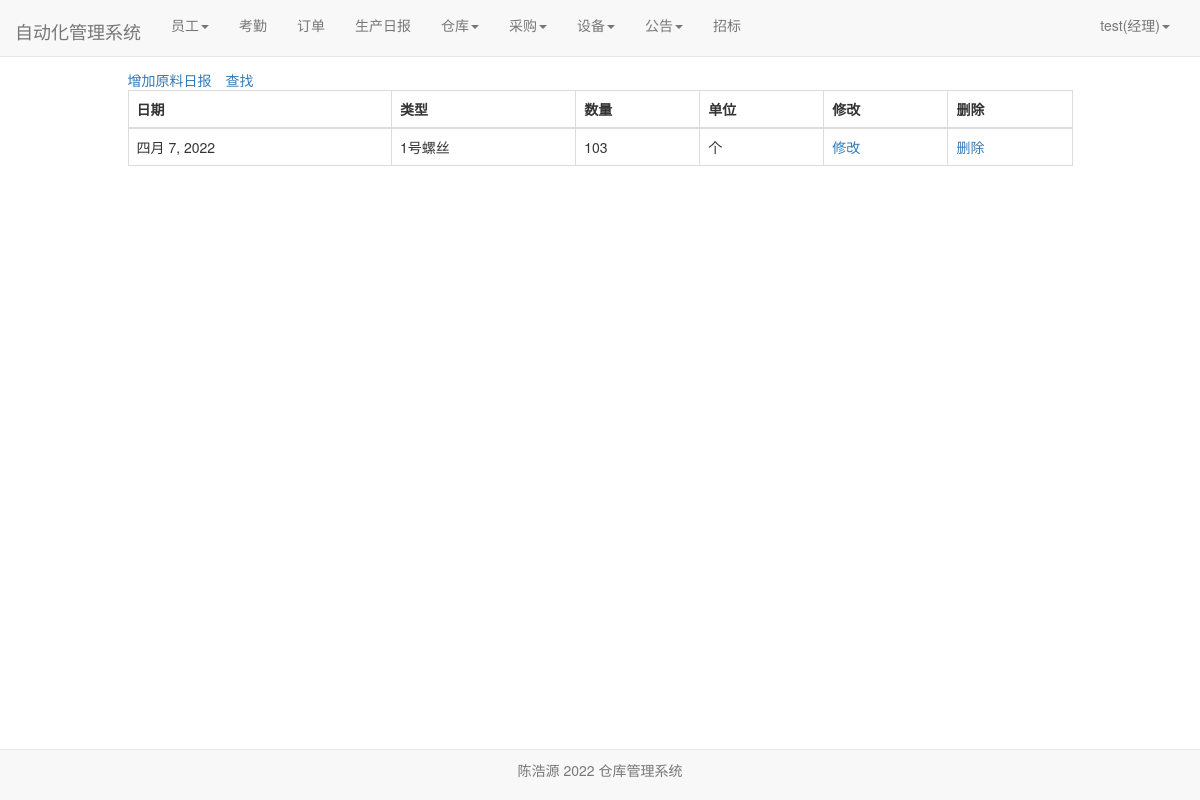
Page /warehouse/source_diary/ (signed in) on the committed database.
### user/models.py (models this page shows)
class Profile(models.Model):
    user = models.OneToOneField(User, on_delete=models.CASCADE)
    staff_gender = models.CharField(max_length=10, choices=(('male', '男'), ('female', '女')), default='male',
                                    verbose_name='性别')
    staff_age = models.PositiveIntegerField(verbose_name="年龄")
    staff_home = models.CharField(max_length=100, verbose_name="籍贯")
    staff_nationality = models.CharField(max_length=20, verbose_name="民族")  # 民族
    staff_tel = models.BigIntegerField(verbose_name="电话")
    start_time = models.DateField(auto_now_add=True, verbose_name="入职时间")  # 入职时间
    id_card = models.CharField(max_length=20,verbose_name="身份证")  # 身份证号
    staff_type = models.CharField(max_length=100,verbose_name="职位", null=True)  # 职位
    salary_pre_hour = models.IntegerField(verbose_name="时薪")  # 时薪
    class Meta:
        ordering = ['-start_time']

### warehouse/models.py (models this page shows)
class WarehouseSource(models.Model):#仓库
    current_time = models.DateField(auto_now_add=True, verbose_name="日期")
    source_name = models.ForeignKey(Goods, on_delete=models.DO_NOTHING, verbose_name="原料类型", null=True)
    number = models.IntegerField(verbose_name="数量", null=True)
    unit = models.CharField(verbose_name="单位", null=True, max_length=10)
    class Meta:
        ordering = ['-current_time']

class Goods(models.Model):
    good_name = models.CharField(max_length=100)
    def __str__(self):
        return self.good_name

### warehouse/views.py (the view)
# urls.py: path('source_diary/', views.source_diary, name='source_diary'),
def source_diary(request):
    context = {}
    source_diaries = WarehouseSource.objects.all()
    context['source_diaries'] = source_diaries
    return render(request, 'source_diary.html', context)

### user/models.py (called while the page is built)
def get_staff_type(self):
    if Profile.objects.filter(user=self).exists():
        profile = Profile.objects.get(user=self)
        return profile.staff_type
    else:
        return ''

### warehouse/templates/source_diary.html (shortened to what this page needs)
{% extends 'base.html' %}
{% block nav_warehousediary_active %}active{% endblock %}
{% block content %}
    <div class="containter">
        <div class="row">
            <div class="col-xs-10 col-xs-offset-1">
                {% if user.is_authenticated %}
                <table class="table table-bordered table-hover">
                    <a href="{% url 'warehouse_source_append' %}">增加原料日报</a>
                    <span style="margin-left: 1em"><a href="{% url 'warehouse_source_diary_select' %}">查找</a></span>
                  <thead>
                    <tr>
                      <th scope="col">日期</th>
                      <th scope="col">类型</th>
                      <th scope="col">数量</th>
                        <th scope="col">单位</th>
                           <th scope="col">修改</th>
                      <th scope="col">删除</th>
                    </tr>
                  </thead>
                  <tbody>
                  {%for source_diary in source_diaries%}
                    <tr>
                      <td>{{source_diary.current_time}}</td>
                      <td>{{source_diary.source_name}}</td>
                      <td>{{source_diary.number}}</td>
                        <td>{{source_diary.unit}}</td>
                           <td><a href="{% url 'warehouse_source_diary_modify' source_diary.pk %}">修改</a></li></td>
                      <td><a href="{% url 'warehouse_source_diary_delete' source_diary.pk %}">删除</a></li></td>
                    </tr>
                  {% endfor %}
                  </tbody>
                </table>
                {% else %}
                    <span>未登录，跳转到首页...</span>
                    <script type="text/javascript">
                        window.location.href = '/';
                    </script>
                {% endif %}
            </div>
        </div>
    </div>
{% endblock %}

### templates/base.html (shortened to what this page needs)
{% load staticfiles %}
<!doctype html>
<html lang="en">
<head>
    <link rel="stylesheet" href="{% static 'base.css' %}">
     <link rel="stylesheet" href="{% static 'home.css' %}">
    <link rel="stylesheet" href="{% static 'bootstrap-3.37/css/bootstrap.min.css' %}">
</head>
<body>
     <div class="navbar navbar-default navbar-fixed-top" role="navigation">
        <div class="container-fluid">
            <div class="navbar-header">
            </div>
        </div>
     </div>
    <nav class="navbar navbar-default navbar-fixed-top">
      <div class="container-fluid">
        <div class="navbar-header">
          <a class="navbar-brand" href="{% url 'home' %}">自动化管理系统</a>
        </div>
          {% if  user.is_authenticated %}
        <div class="collapse navbar-collapse" id="bs-example-navbar-collapse-1">
          <ul class="nav navbar-nav">
              {% if user.get_staff_type == '经理' %}
              <li class="{% block nav_staff_active %}{% endblock %}">
                    <li class="dropdown">
                      <a href="#" class="dropdown-toggle" data-toggle="dropdown" role="button" aria-haspopup="true" aria-expanded="false">员工<span class="caret"></span></a>
                    </li>
                  </li>
                 <li class="{% block nav_attendence_active %}{% endblock %}"><a href="{% url 'attendence_lists'%}">考勤</a></li>
                  <li class="{% block nav_order_active %}{% endblock %}"><a href="{% url 'order_list' %}">订单</a></li>
                  <li class="{% block nav_producediary_active %}{% endblock %}"><a href="{% url 'product_diary' %}">生产日报</a></li>
                   <li class="{% block nav_warehousediary_active %}{% endblock %}">
                    <li class="dropdown">
                      <a href="#" class="dropdown-toggle" data-toggle="dropdown" role="button" aria-haspopup="true" aria-expanded="false">仓库<span class="caret"></span></a>
                    </li>
                  </li>
                  <li class="{% block nav_purchase_active %}{% endblock %}">
                    <li class="dropdown">
                      <a href="#" class="dropdown-toggle" data-toggle="dropdown" role="button" aria-haspopup="true" aria-expanded="false">采购<span class="caret"></span></a>
                    </li>
                  </li>
                  <li class="{% block nav_facility_active %}{% endblock %}">
                    <li class="dropdown">
                      <a href="#" class="dropdown-toggle" data-toggle="dropdown" role="button" aria-haspopup="true" aria-expanded="false">设备<span class="caret"></span></a>
                    </li>
                  </li>
              <li class="{% block nav_notice_active %}{% endblock %}">
                    <li class="dropdown">
                      <a href="#" class="dropdown-toggle" data-toggle="dropdown" role="button" aria-haspopup="true" aria-expanded="false">公告<span class="caret"></span></a>
                    </li>
                  </li>
                  <li class="{% block nav_salary_active %}{% endblock %}"><a href="{% url 'bidding'%}">招标</a></li>
              {%endif%}
          </ul>
        <ul class="nav navbar-nav navbar-right">
            <li class="dropdown">
              <a href="#" class="dropdown-toggle" data-toggle="dropdown" role="button" aria-haspopup="true" aria-expanded="false">
                  {{user.username}}({{user.get_staff_type}})<span class="caret"></span></a>
            </li>
        </ul>
    </div>
          {% else %}
           <ul class="nav navbar-nav navbar-right">
                <li><a href="{% url 'login' %}?from={{ request.get_full_path }}">登录</a></li>
           </ul>
          {% endif %}
      </div>
    </nav>
     <div id="footer" class="container">
    <nav class="navbar navbar-default navbar-fixed-bottom">
        <div class="navbar-inner navbar-content-center">
            <p class="text-muted credit text-center" style="padding: 10px;">
                陈浩源 2022 仓库管理系统
            </p>
        </div>
    </nav>
    {% block content%} {% endblock %}
</body>
</html>

### static/home.css (style rules this page uses)
* { margin: 0; padding: 0; }
body { margin-top: 70px!important; }
ul { list-style-type: none!important; }
ul.navbar-right { margin-right: 0; }
div.navbar-header { font-size: 200%; padding-top: 0.2em; }

### rows in the picture
WarehouseSource: current_time "四月 7, 2022", source_name "1号螺丝", number "103", unit "个"

### other values in the picture
{{ user.username }} "test"
{{ user.get_staff_type }} "经理"
